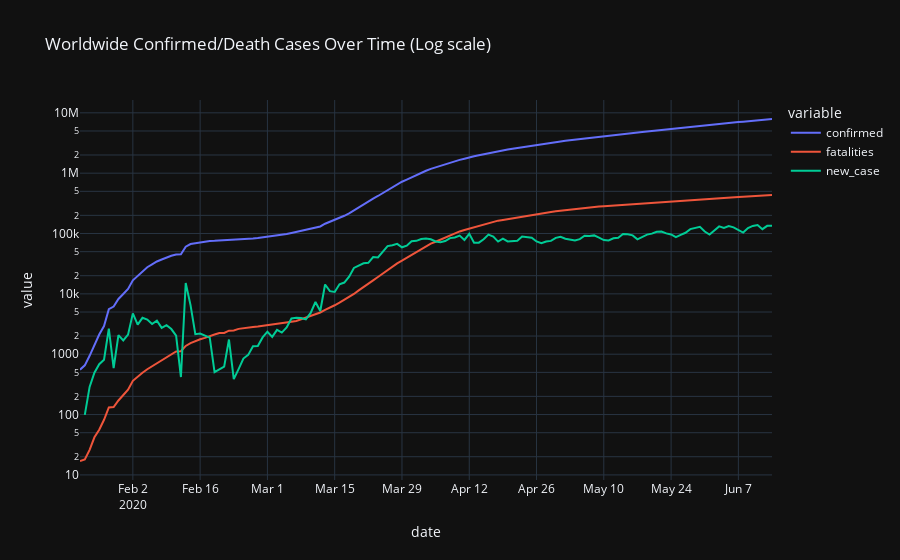

The notebook cell saved with this chart:
### Markdown cell above
### 全球確診/死亡案例 (折線圖) (取log)

- 比較 2020/3 初和 2020/3 底，確診案例成長率的上升速度略為增加

### Code cell
fig = px.line(ww_melt_df, x="date", y="value", color='variable',
              title="Worldwide Confirmed/Death Cases Over Time (Log scale)",
             log_y=True)
fig.show()

### Figure 1 — Plotly figure (JSON) as saved in the notebook; plotly's stock layout.template omitted (floating-point values rounded to 4 significant figures; data arrays with more than 128 entries replaced by an {"elided": "..."} marker saying what was removed)
{"data": [{"hovertemplate": "variable=confirmed<br>date=%{x}<br>value=%{y}<extra></extra>", "legendgroup": "confirmed", "line": {"color": "#636efa", "dash": "solid"}, "mode": "lines", "name": "confirmed", "orientation": "v", "showlegend": true, "type": "scatter", "x": {"elided": "145 str values"}, "xaxis": "x", "y": {"elided": "145 int values"}, "yaxis": "y"}, {"hovertemplate": "variable=fatalities<br>date=%{x}<br>value=%{y}<extra></extra>", "legendgroup": "fatalities", "line": {"color": "#EF553B", "dash": "solid"}, "mode": "lines", "name": "fatalities", "orientation": "v", "showlegend": true, "type": "scatter", "x": {"elided": "145 str values"}, "xaxis": "x", "y": {"elided": "145 int values"}, "yaxis": "y"}, {"hovertemplate": "variable=new_case<br>date=%{x}<br>value=%{y}<extra></extra>", "legendgroup": "new_case", "line": {"color": "#00cc96", "dash": "solid"}, "mode": "lines", "name": "new_case", "orientation": "v", "showlegend": true, "type": "scatter", "x": {"elided": "145 str values"}, "xaxis": "x", "y": {"elided": "145 int values"}, "yaxis": "y"}], "layout": {"legend": {"title": {"text": "variable"}, "tracegroupgap": 0}, "title": {"text": "Worldwide Confirmed/Death Cases Over Time (Log scale)"}, "xaxis": {"anchor": "y", "domain": [0, 1], "title": {"text": "date"}}, "yaxis": {"anchor": "x", "domain": [0, 1], "title": {"text": "value"}, "type": "log"}}}
